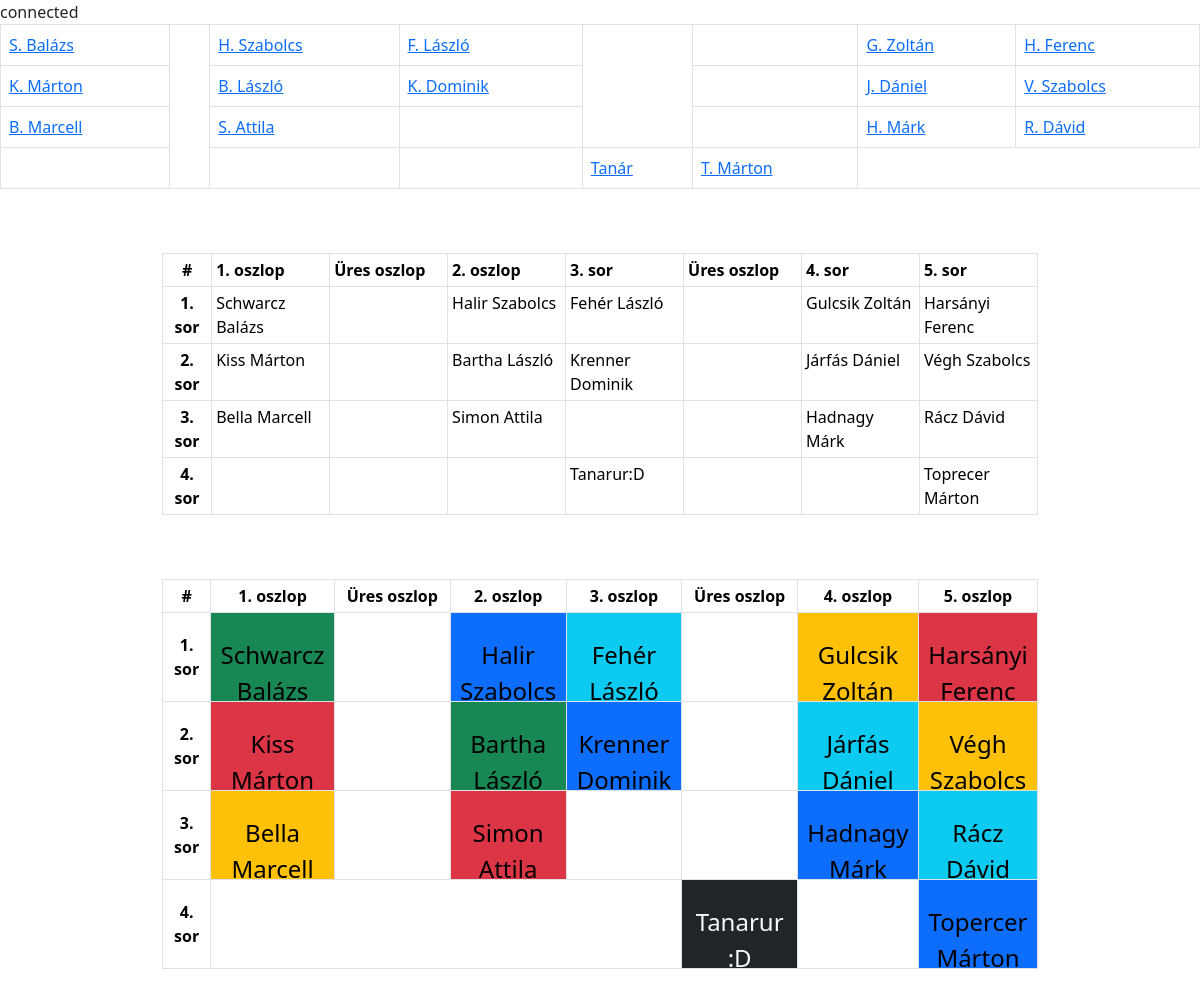
The page /enyem.php on the database its author committed.
### tables this page shows
CREATE TABLE `osztaly` (
  `id` int(11) NOT NULL,
  `nev` varchar(100) NOT NULL,
  `sor` tinyint(3) UNSIGNED NOT NULL,
  `oszlop` tinyint(3) UNSIGNED NOT NULL
);

### enyem.php (the view, shortened to what this page needs)
<!DOCTYPE html>
<html lang="hu">
<head>
    <link href="https://cdn.jsdelivr.net/npm/bootstrap@5.3.2/dist/css/bootstrap.min.css" rel="stylesheet">
</head>
<body>
    <table class="table table-bordered">
    <?php
        require "mysql.php";
        $sql = "SELECT id, nev, sor, oszlop FROM `osztaly` ORDER BY sor,oszlop;";
        $result = $conn->query($sql);
        echo "<tr>";
        if($result->num_rows > 0){
            $sorId = NULL;
            while($row=$result->fetch_assoc()){
                $class = "tanulo";
                if($row["sor"]==3 && $row["oszlop"]==3) $class = "tanar";
                if($row["sor"]==1 && $row["oszlop"]==4) $class = "en";
                if($row["sor"]!=$sorId){
                    if($sorId != NULL){
                        echo "</tr>";
                    }
                    echo "<tr>";
                    $sorId = $row["sor"];
                    $elozoOszlop = -1;
                }
                while($row['oszlop']!=($elozoOszlop+1)){
                    echo '<td class="tolto"></td>';
                    $elozoOszlop++;
                }
                echo '<td class="'.$class.'">';
                echo '<a href="index.php?id='.$row['id'].'">'.$row["nev"].'</a>';
                echo '</td>';
                if($row['sor']==0){
                    if($row['oszlop']==0){
                        echo '<td rowspan = "4" style="width:40px;"></td>';
                    }elseif($row['oszlop']==2){
                        echo '<td rowspan="3"></td>';
                    }
                }
                $elozoOszlop = $row['oszlop'];
            }
        }else{
            echo "0";
        }
        $osztaly = array(
            array("#","1. oszlop", "Üres oszlop", "2. oszlop", "3. sor","Üres oszlop" , "4. sor", "5. sor"),
            array("1. sor","Schwarcz Balázs","", "Halir Szabolcs", "Fehér László", "", "Gulcsik Zoltán", "Harsányi Ferenc"),
            array("2. sor","Kiss Márton","", "Bartha László", "Krenner Dominik", "", "Járfás Dániel", "Végh Szabolcs"),
            array("3. sor","Bella Marcell","", "Simon Attila", "", "", "Hadnagy Márk", "Rácz Dávid"),
            array("4. sor","","","","Tanarur:D","","","Toprecer Márton")
        );
    ?>
    </table>
    <div class="container-fluid w-75 pt-5">
        <table class="table table-bordered table-sm border">
            <?php
                foreach($osztaly as $sorIndex => $sor){
                    echo "<tr>";
                    foreach($sor as $oszlop => $nev){
                        if($oszlop == 0){
                            echo '<th scope="row" class="text-center align-middle" width="5%">'.$nev."</th>";
                        }
                        else if($sorIndex == 0){
                            echo '<th scope="col" width="12%">'.$nev."</th>";
                        }else{
                            $class = "tanulo";
                            if(!$nev){
                                $class = "tolto";
                            }elseif($sorIndex == 3 and $oszlop == 3){
                                $class = "tanar";
                            }
                            echo "<td class=".$class.">".$nev."</td>";
                        }
                    }
                    echo "</tr>";
                }
            ?>
        </table>
    </div>
    <div class="container-fluid w-75 pt-5">
        <table class="table table-bordered table-sm border">
            <thead>
                <tr class="text-center">
                    <th scope="col" width="5%">#</th>
                    <th scope="col" width="12%">1. oszlop</th>
                    <th scope="col" width="12%">Üres oszlop</th>
                    <th scope="col" width="12%">2. oszlop</th>
                    <th scope="col" width="12%">3. oszlop</th>
                    <th scope="col" width="12%">Üres oszlop</th>
                    <th scope="col" width="12%">4. oszlop</th>
                    <th scope="col" width="12%">5. oszlop</th>
                </tr>
            </thead>
            <tr class="text-center align-middle">
                <th scope="row">1. sor</th>
                <td class="bg-success">
                    <p><?php echo $osztaly[1][1];?></p>
                </td>
                <td>
                    <p></p>
                </td>
                <td class="bg-primary">
                    <p>Halir Szabolcs</p>
                </td>
                <td class="bg-info">
                    <p>Fehér László</p>
                </td>
                <td>
                    <p></p>
                </td>
                <td class="bg-warning">
                    <p>Gulcsik Zoltán</p>
                </td>
                <td class="bg-danger">
                    <p>Harsányi Ferenc</p>
                </td>
            </tr>
            <tr class="text-center align-middle">
                <th scope="row">2. sor</th>
                <td class="bg-danger">
                    <p>Kiss Márton</p>
                </td>
                <td>
                    <p></p>
                </td>
                <td class="bg-success">
                    <p>Bartha László</p>
                </td>
                <td class="bg-primary">
                    <p>Krenner Dominik</p>
                </td>
                <td>
                    <p></p>
                </td>
                <td class="bg-info">
                    <p>Járfás Dániel</p>
                </td>
                <td class="bg-warning">
                    <p>Végh Szabolcs</p>
                </td>
            </tr>
            <tr class="text-center align-middle">
                <th scope="row">3. sor</th>
                <td class="bg-warning">
                    <p>Bella Marcell</p>
                </td>
                <td>
                    <p></p>
                </td>
                <td class="bg-danger">
                    <p>Simon Attila</p>
                </td>
                <td>
                    <p></p>
                </td>
                <td>
                    <p></p>
                </td>
                <td class="bg-primary">
                    <p>Hadnagy Márk</p>
                </td>
                <td class="bg-info">
                    <p>Rácz Dávid</p>
                </td>
            </tr>
            <tr class="text-center align-middle">
                <th scope="row">4. sor</th>
                <td colspan="4">
                    <p></p>
                </td>
                <td class="bg-dark text-light">
                    <p>Tanarur :D</p>
                </td>
                <td colspan="1">
                    <p></p>
                </td>
                <td class="bg-primary">
                    <p>Topercer Márton</p>
                </td>
            </tr>
        </table>
    </div>
</body>
</html>

### enyem.php (style rules this page uses)
tr p { margin: 0; padding-top: 20px; height: 80px; font-size: x-large; }
.en { color: #FFF200; }

### rows shown on the page
osztaly: nev "S. Balázs", sor 0 (drawn)
osztaly: nev "H. Szabolcs"
osztaly: nev "F. László", sor 0 (drawn)
osztaly: nev "G. Zoltán"
osztaly: nev "H. Ferenc"
osztaly: nev "K. Márton"
osztaly: nev "B. László"
osztaly: nev "K. Dominik"
osztaly: nev "J. Dániel"
osztaly: nev "V. Szabolcs"
osztaly: nev "B. Marcell"
osztaly: nev "S. Attila"
osztaly: oszlop 4 (drawn), nev "H. Márk"
osztaly: nev "R. Dávid"
osztaly: oszlop 3 (drawn), nev "Tanár"
osztaly: nev "T. Márton"

### other values the page prints
$nev "#"
$nev "1. oszlop"
$nev "Üres oszlop"
$nev "2. oszlop"
$nev "3. sor"
$nev "4. sor"
$nev "5. sor"
$nev "1. sor"
$nev "Schwarcz Balázs"
$nev "Halir Szabolcs"
$nev "Fehér László"
$nev "Gulcsik Zoltán"
$nev "Harsányi Ferenc"
$nev "2. sor"
$nev "Kiss Márton"
